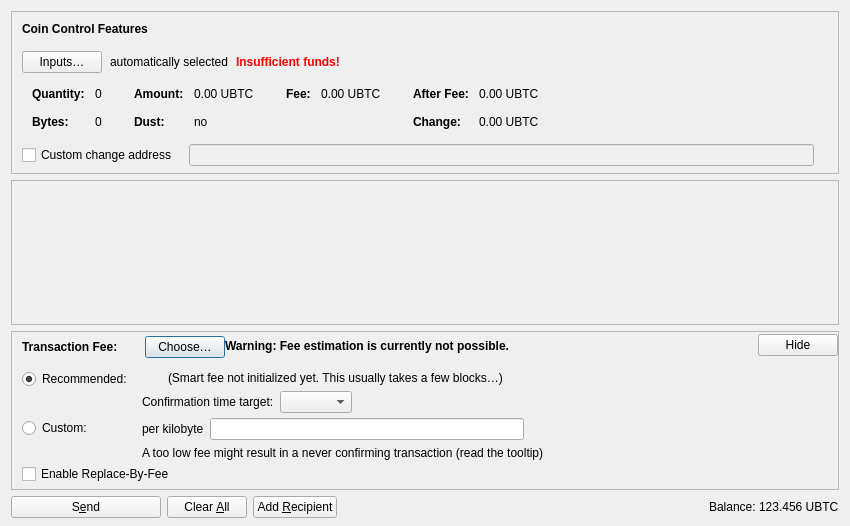
<?xml version="1.0" encoding="UTF-8"?>
<ui version="4.0">
 <class>SendCoinsDialog</class>
 <widget class="QDialog" name="SendCoinsDialog">
  <property name="geometry">
   <rect>
    <x>0</x>
    <y>0</y>
    <width>850</width>
    <height>526</height>
   </rect>
  </property>
  <property name="windowTitle">
   <string>Send Coins</string>
  </property>
  <layout class="QVBoxLayout" name="verticalLayout" stretch="0,1,0,0">
   <property name="bottomMargin">
    <number>8</number>
   </property>
   <item>
    <widget class="QFrame" name="frameCoinControl">
     <property name="sizePolicy">
      <sizepolicy hsizetype="Expanding" vsizetype="Expanding">
       <horstretch>0</horstretch>
       <verstretch>0</verstretch>
      </sizepolicy>
     </property>
     <property name="maximumSize">
      <size>
       <width>16777215</width>
       <height>16777215</height>
      </size>
     </property>
     <property name="frameShape">
      <enum>QFrame::StyledPanel</enum>
     </property>
     <property name="frameShadow">
      <enum>QFrame::Sunken</enum>
     </property>
     <layout class="QVBoxLayout" name="verticalLayoutCoinControl2">
      <property name="spacing">
       <number>0</number>
      </property>
      <property name="leftMargin">
       <number>0</number>
      </property>
      <property name="topMargin">
       <number>0</number>
      </property>
      <property name="rightMargin">
       <number>0</number>
      </property>
      <property name="bottomMargin">
       <number>6</number>
      </property>
      <item>
       <layout class="QVBoxLayout" name="verticalLayoutCoinControl" stretch="0,0,0,0,1">
        <property name="spacing">
         <number>0</number>
        </property>
        <property name="leftMargin">
         <number>10</number>
        </property>
        <property name="topMargin">
         <number>10</number>
        </property>
        <item>
         <layout class="QHBoxLayout" name="horizontalLayoutCoinControl1">
          <property name="bottomMargin">
           <number>15</number>
          </property>
          <item>
           <widget class="QLabel" name="labelCoinControlFeatures">
            <property name="sizePolicy">
             <sizepolicy hsizetype="Preferred" vsizetype="Maximum">
              <horstretch>0</horstretch>
              <verstretch>0</verstretch>
             </sizepolicy>
            </property>
            <property name="font">
             <font>
              <weight>75</weight>
              <bold>true</bold>
             </font>
            </property>
            <property name="styleSheet">
             <string notr="true">font-weight:bold;</string>
            </property>
            <property name="text">
             <string>Coin Control Features</string>
            </property>
           </widget>
          </item>
         </layout>
        </item>
        <item>
         <layout class="QHBoxLayout" name="horizontalLayoutCoinControl2" stretch="0,0,0,0">
          <property name="spacing">
           <number>8</number>
          </property>
          <property name="bottomMargin">
           <number>10</number>
          </property>
          <item>
           <widget class="QPushButton" name="pushButtonCoinControl">
            <property name="styleSheet">
             <string notr="true"/>
            </property>
            <property name="text">
             <string>Inputs…</string>
            </property>
            <property name="autoDefault">
             <bool>false</bool>
            </property>
           </widget>
          </item>
          <item>
           <widget class="QLabel" name="labelCoinControlAutomaticallySelected">
            <property name="text">
             <string>automatically selected</string>
            </property>
            <property name="margin">
             <number>5</number>
            </property>
           </widget>
          </item>
          <item>
           <widget class="QLabel" name="labelCoinControlInsuffFunds">
            <property name="font">
             <font>
              <weight>75</weight>
              <bold>true</bold>
             </font>
            </property>
            <property name="styleSheet">
             <string notr="true">color:red;font-weight:bold;</string>
            </property>
            <property name="text">
             <string>Insufficient funds!</string>
            </property>
            <property name="margin">
             <number>5</number>
            </property>
           </widget>
          </item>
          <item>
           <spacer name="horizontalSpacerCoinControl">
            <property name="orientation">
             <enum>Qt::Horizontal</enum>
            </property>
            <property name="sizeHint" stdset="0">
             <size>
              <width>40</width>
              <height>1</height>
             </size>
            </property>
           </spacer>
          </item>
         </layout>
        </item>
        <item>
         <widget class="QWidget" name="widgetCoinControl" native="true">
          <property name="sizePolicy">
           <sizepolicy hsizetype="Preferred" vsizetype="Preferred">
            <horstretch>0</horstretch>
            <verstretch>0</verstretch>
           </sizepolicy>
          </property>
          <property name="minimumSize">
           <size>
            <width>0</width>
            <height>0</height>
           </size>
          </property>
          <property name="styleSheet">
           <string notr="true"/>
          </property>
          <layout class="QHBoxLayout" name="horizontalLayoutCoinControl5">
           <property name="leftMargin">
            <number>0</number>
           </property>
           <property name="topMargin">
            <number>0</number>
           </property>
           <property name="rightMargin">
            <number>0</number>
           </property>
           <property name="bottomMargin">
            <number>0</number>
           </property>
           <item>
            <layout class="QHBoxLayout" name="horizontalLayoutCoinControl3" stretch="0,0,0,1">
             <property name="spacing">
              <number>20</number>
             </property>
             <property name="topMargin">
              <number>0</number>
             </property>
             <property name="bottomMargin">
              <number>10</number>
             </property>
             <item>
              <layout class="QFormLayout" name="formLayoutCoinControl1">
               <property name="horizontalSpacing">
                <number>10</number>
               </property>
               <property name="verticalSpacing">
                <number>14</number>
               </property>
               <property name="leftMargin">
                <number>10</number>
               </property>
               <property name="topMargin">
                <number>4</number>
               </property>
               <property name="rightMargin">
                <number>6</number>
               </property>
               <item row="0" column="0">
                <widget class="QLabel" name="labelCoinControlQuantityText">
                 <property name="font">
                  <font>
                   <weight>75</weight>
                   <bold>true</bold>
                  </font>
                 </property>
                 <property name="text">
                  <string>Quantity:</string>
                 </property>
                 <property name="margin">
                  <number>0</number>
                 </property>
                </widget>
               </item>
               <item row="0" column="1">
                <widget class="QLabel" name="labelCoinControlQuantity">
                 <property name="cursor">
                  <cursorShape>IBeamCursor</cursorShape>
                 </property>
                 <property name="contextMenuPolicy">
                  <enum>Qt::ActionsContextMenu</enum>
                 </property>
                 <property name="text">
                  <string notr="true">0</string>
                 </property>
                 <property name="margin">
                  <number>0</number>
                 </property>
                 <property name="textInteractionFlags">
                  <set>Qt::LinksAccessibleByMouse|Qt::TextSelectableByKeyboard|Qt::TextSelectableByMouse</set>
                 </property>
                </widget>
               </item>
               <item row="1" column="0">
                <widget class="QLabel" name="labelCoinControlBytesText">
                 <property name="font">
                  <font>
                   <weight>75</weight>
                   <bold>true</bold>
                  </font>
                 </property>
                 <property name="text">
                  <string>Bytes:</string>
                 </property>
                </widget>
               </item>
               <item row="1" column="1">
                <widget class="QLabel" name="labelCoinControlBytes">
                 <property name="cursor">
                  <cursorShape>IBeamCursor</cursorShape>
                 </property>
                 <property name="contextMenuPolicy">
                  <enum>Qt::ActionsContextMenu</enum>
                 </property>
                 <property name="text">
                  <string notr="true">0</string>
                 </property>
                 <property name="textInteractionFlags">
                  <set>Qt::LinksAccessibleByMouse|Qt::TextSelectableByKeyboard|Qt::TextSelectableByMouse</set>
                 </property>
                </widget>
               </item>
              </layout>
             </item>
             <item>
              <layout class="QFormLayout" name="formLayoutCoinControl2">
               <property name="horizontalSpacing">
                <number>10</number>
               </property>
               <property name="verticalSpacing">
                <number>14</number>
               </property>
               <property name="leftMargin">
                <number>6</number>
               </property>
               <property name="topMargin">
                <number>4</number>
               </property>
               <property name="rightMargin">
                <number>6</number>
               </property>
               <item row="0" column="0">
                <widget class="QLabel" name="labelCoinControlAmountText">
                 <property name="font">
                  <font>
                   <weight>75</weight>
                   <bold>true</bold>
                  </font>
                 </property>
                 <property name="text">
                  <string>Amount:</string>
                 </property>
                 <property name="margin">
                  <number>0</number>
                 </property>
                </widget>
               </item>
               <item row="0" column="1">
                <widget class="QLabel" name="labelCoinControlAmount">
                 <property name="cursor">
                  <cursorShape>IBeamCursor</cursorShape>
                 </property>
                 <property name="contextMenuPolicy">
                  <enum>Qt::ActionsContextMenu</enum>
                 </property>
                 <property name="text">
                  <string notr="true">0.00 UBTC</string>
                 </property>
                 <property name="textInteractionFlags">
                  <set>Qt::LinksAccessibleByMouse|Qt::TextSelectableByKeyboard|Qt::TextSelectableByMouse</set>
                 </property>
                </widget>
               </item>
               <item row="1" column="0">
                <widget class="QLabel" name="labelCoinControlLowOutputText">
                 <property name="font">
                  <font>
                   <weight>75</weight>
                   <bold>true</bold>
                  </font>
                 </property>
                 <property name="text">
                  <string>Dust:</string>
                 </property>
                </widget>
               </item>
               <item row="1" column="1">
                <widget class="QLabel" name="labelCoinControlLowOutput">
                 <property name="cursor">
                  <cursorShape>IBeamCursor</cursorShape>
                 </property>
                 <property name="contextMenuPolicy">
                  <enum>Qt::ActionsContextMenu</enum>
                 </property>
                 <property name="text">
                  <string notr="true">no</string>
                 </property>
                 <property name="textInteractionFlags">
                  <set>Qt::LinksAccessibleByMouse|Qt::TextSelectableByKeyboard|Qt::TextSelectableByMouse</set>
                 </property>
                </widget>
               </item>
              </layout>
             </item>
             <item>
              <layout class="QFormLayout" name="formLayoutCoinControl3">
               <property name="horizontalSpacing">
                <number>10</number>
               </property>
               <property name="verticalSpacing">
                <number>14</number>
               </property>
               <property name="leftMargin">
                <number>6</number>
               </property>
               <property name="topMargin">
                <number>4</number>
               </property>
               <property name="rightMargin">
                <number>6</number>
               </property>
               <item row="0" column="0">
                <widget class="QLabel" name="labelCoinControlFeeText">
                 <property name="font">
                  <font>
                   <weight>75</weight>
                   <bold>true</bold>
                  </font>
                 </property>
                 <property name="text">
                  <string>Fee:</string>
                 </property>
                 <property name="margin">
                  <number>0</number>
                 </property>
                </widget>
               </item>
               <item row="0" column="1">
                <widget class="QLabel" name="labelCoinControlFee">
                 <property name="cursor">
                  <cursorShape>IBeamCursor</cursorShape>
                 </property>
                 <property name="contextMenuPolicy">
                  <enum>Qt::ActionsContextMenu</enum>
                 </property>
                 <property name="text">
                  <string notr="true">0.00 UBTC</string>
                 </property>
                 <property name="textInteractionFlags">
                  <set>Qt::LinksAccessibleByMouse|Qt::TextSelectableByKeyboard|Qt::TextSelectableByMouse</set>
                 </property>
                </widget>
               </item>
              </layout>
             </item>
             <item>
              <layout class="QFormLayout" name="formLayoutCoinControl4">
               <property name="horizontalSpacing">
                <number>10</number>
               </property>
               <property name="verticalSpacing">
                <number>14</number>
               </property>
               <property name="leftMargin">
                <number>6</number>
               </property>
               <property name="topMargin">
                <number>4</number>
               </property>
               <property name="rightMargin">
                <number>6</number>
               </property>
               <item row="0" column="0">
                <widget class="QLabel" name="labelCoinControlAfterFeeText">
                 <property name="font">
                  <font>
                   <weight>75</weight>
                   <bold>true</bold>
                  </font>
                 </property>
                 <property name="text">
                  <string>After Fee:</string>
                 </property>
                 <property name="margin">
                  <number>0</number>
                 </property>
                </widget>
               </item>
               <item row="0" column="1">
                <widget class="QLabel" name="labelCoinControlAfterFee">
                 <property name="cursor">
                  <cursorShape>IBeamCursor</cursorShape>
                 </property>
                 <property name="contextMenuPolicy">
                  <enum>Qt::ActionsContextMenu</enum>
                 </property>
                 <property name="text">
                  <string notr="true">0.00 UBTC</string>
                 </property>
                 <property name="textInteractionFlags">
                  <set>Qt::LinksAccessibleByMouse|Qt::TextSelectableByKeyboard|Qt::TextSelectableByMouse</set>
                 </property>
                </widget>
               </item>
               <item row="1" column="0">
                <widget class="QLabel" name="labelCoinControlChangeText">
                 <property name="font">
                  <font>
                   <weight>75</weight>
                   <bold>true</bold>
                  </font>
                 </property>
                 <property name="text">
                  <string>Change:</string>
                 </property>
                </widget>
               </item>
               <item row="1" column="1">
                <widget class="QLabel" name="labelCoinControlChange">
                 <property name="cursor">
                  <cursorShape>IBeamCursor</cursorShape>
                 </property>
                 <property name="contextMenuPolicy">
                  <enum>Qt::ActionsContextMenu</enum>
                 </property>
                 <property name="text">
                  <string notr="true">0.00 UBTC</string>
                 </property>
                 <property name="textInteractionFlags">
                  <set>Qt::LinksAccessibleByMouse|Qt::TextSelectableByKeyboard|Qt::TextSelectableByMouse</set>
                 </property>
                </widget>
               </item>
              </layout>
             </item>
            </layout>
           </item>
          </layout>
         </widget>
        </item>
        <item>
         <layout class="QHBoxLayout" name="horizontalLayoutCoinControl4" stretch="0,0,0">
          <property name="spacing">
           <number>12</number>
          </property>
          <property name="sizeConstraint">
           <enum>QLayout::SetDefaultConstraint</enum>
          </property>
          <property name="topMargin">
           <number>5</number>
          </property>
          <property name="rightMargin">
           <number>5</number>
          </property>
          <item>
           <widget class="QCheckBox" name="checkBoxCoinControlChange">
            <property name="toolTip">
             <string>If this is activated, but the change address is empty or invalid, change will be sent to a newly generated address.</string>
            </property>
            <property name="text">
             <string>Custom change address</string>
            </property>
           </widget>
          </item>
          <item>
           <widget class="QValidatedLineEdit" name="lineEditCoinControlChange">
            <property name="enabled">
             <bool>false</bool>
            </property>
            <property name="sizePolicy">
             <sizepolicy hsizetype="Expanding" vsizetype="Fixed">
              <horstretch>0</horstretch>
              <verstretch>0</verstretch>
             </sizepolicy>
            </property>
           </widget>
          </item>
          <item>
           <widget class="QLabel" name="labelCoinControlChangeLabel">
            <property name="sizePolicy">
             <sizepolicy hsizetype="Preferred" vsizetype="Expanding">
              <horstretch>0</horstretch>
              <verstretch>0</verstretch>
             </sizepolicy>
            </property>
            <property name="minimumSize">
             <size>
              <width>0</width>
              <height>0</height>
             </size>
            </property>
            <property name="text">
             <string/>
            </property>
            <property name="margin">
             <number>3</number>
            </property>
           </widget>
          </item>
         </layout>
        </item>
        <item>
         <spacer name="verticalSpacerCoinControl">
          <property name="orientation">
           <enum>Qt::Vertical</enum>
          </property>
          <property name="sizeHint" stdset="0">
           <size>
            <width>800</width>
            <height>1</height>
           </size>
          </property>
         </spacer>
        </item>
       </layout>
      </item>
     </layout>
    </widget>
   </item>
   <item>
    <widget class="QScrollArea" name="scrollArea">
     <property name="widgetResizable">
      <bool>true</bool>
     </property>
     <widget class="QWidget" name="scrollAreaWidgetContents">
      <property name="geometry">
       <rect>
        <x>0</x>
        <y>0</y>
        <width>830</width>
        <height>104</height>
       </rect>
      </property>
      <layout class="QVBoxLayout" name="verticalLayout_2" stretch="0,1">
       <property name="leftMargin">
        <number>0</number>
       </property>
       <property name="topMargin">
        <number>0</number>
       </property>
       <property name="rightMargin">
        <number>0</number>
       </property>
       <property name="bottomMargin">
        <number>0</number>
       </property>
       <item>
        <layout class="QVBoxLayout" name="entries">
         <property name="spacing">
          <number>6</number>
         </property>
        </layout>
       </item>
       <item>
        <spacer name="verticalSpacer">
         <property name="orientation">
          <enum>Qt::Vertical</enum>
         </property>
         <property name="sizeHint" stdset="0">
          <size>
           <width>20</width>
           <height>40</height>
          </size>
         </property>
        </spacer>
       </item>
      </layout>
     </widget>
    </widget>
   </item>
   <item>
    <widget class="QFrame" name="frameFee">
     <property name="sizePolicy">
      <sizepolicy hsizetype="Expanding" vsizetype="Expanding">
       <horstretch>0</horstretch>
       <verstretch>0</verstretch>
      </sizepolicy>
     </property>
     <property name="maximumSize">
      <size>
       <width>16777215</width>
       <height>16777215</height>
      </size>
     </property>
     <property name="frameShape">
      <enum>QFrame::StyledPanel</enum>
     </property>
     <property name="frameShadow">
      <enum>QFrame::Sunken</enum>
     </property>
     <layout class="QVBoxLayout" name="verticalLayoutFee1">
      <property name="spacing">
       <number>0</number>
      </property>
      <property name="leftMargin">
       <number>0</number>
      </property>
      <property name="topMargin">
       <number>0</number>
      </property>
      <property name="rightMargin">
       <number>0</number>
      </property>
      <property name="bottomMargin">
       <number>0</number>
      </property>
      <item>
       <layout class="QVBoxLayout" name="verticalLayoutFee2" stretch="0,0,0">
        <property name="spacing">
         <number>0</number>
        </property>
        <property name="leftMargin">
         <number>10</number>
        </property>
        <property name="topMargin">
         <number>0</number>
        </property>
        <item>
         <layout class="QHBoxLayout" name="horizontalLayoutFee1">
          <property name="bottomMargin">
           <number>0</number>
          </property>
          <item>
           <layout class="QVBoxLayout" name="verticalLayoutFee7">
            <property name="spacing">
             <number>0</number>
            </property>
            <item>
             <spacer name="verticalSpacerSmartFee">
              <property name="orientation">
               <enum>Qt::Vertical</enum>
              </property>
              <property name="sizeType">
               <enum>QSizePolicy::Fixed</enum>
              </property>
              <property name="sizeHint" stdset="0">
               <size>
                <width>1</width>
                <height>4</height>
               </size>
              </property>
             </spacer>
            </item>
            <item>
             <layout class="QHBoxLayout" name="horizontalLayoutSmartFee">
              <property name="spacing">
               <number>10</number>
              </property>
              <item>
               <widget class="QLabel" name="labelFeeHeadline">
                <property name="sizePolicy">
                 <sizepolicy hsizetype="Preferred" vsizetype="Maximum">
                  <horstretch>0</horstretch>
                  <verstretch>0</verstretch>
                 </sizepolicy>
                </property>
                <property name="font">
                 <font>
                  <weight>75</weight>
                  <bold>true</bold>
                 </font>
                </property>
                <property name="styleSheet">
                 <string notr="true">font-weight:bold;</string>
                </property>
                <property name="text">
                 <string>Transaction Fee:</string>
                </property>
               </widget>
              </item>
              <item>
               <widget class="QLabel" name="labelFeeMinimized">
                <property name="text">
                 <string/>
                </property>
               </widget>
              </item>
              <item>
               <widget class="QPushButton" name="buttonChooseFee">
                <property name="text">
                 <string>Choose…</string>
                </property>
               </widget>
              </item>
             </layout>
            </item>
            <item>
             <spacer name="verticalSpacer_5">
              <property name="orientation">
               <enum>Qt::Vertical</enum>
              </property>
              <property name="sizeHint" stdset="0">
               <size>
                <width>1</width>
                <height>1</height>
               </size>
              </property>
             </spacer>
            </item>
           </layout>
          </item>
          <item>
           <widget class="QLabel" name="fallbackFeeWarningLabel">
            <property name="toolTip">
             <string>Using the fallbackfee can result in sending a transaction that will take several hours or days (or never) to confirm. Consider choosing your fee manually or wait until you have validated the complete chain.</string>
            </property>
            <property name="font">
            <font>
                <weight>75</weight>
                <bold>true</bold>
            </font>
            </property>
            <property name="text">
             <string>Warning: Fee estimation is currently not possible.</string>
            </property>
            <property name="wordWrap">
             <bool>false</bool>
            </property>
           </widget>
          </item>
          <item>
           <spacer name="horizontalSpacer_4">
            <property name="orientation">
             <enum>Qt::Horizontal</enum>
            </property>
            <property name="sizeType">
             <enum>QSizePolicy::MinimumExpanding</enum>
            </property>
            <property name="sizeHint" stdset="0">
             <size>
              <width>40</width>
              <height>20</height>
             </size>
            </property>
           </spacer>
          </item>
          <item>
           <widget class="QPushButton" name="buttonMinimizeFee">
            <property name="toolTip">
             <string>Hide transaction fee settings</string>
            </property>
            <property name="text">
             <string>Hide</string>
            </property>
           </widget>
          </item>
         </layout>
        </item>
        <item>
         <widget class="QFrame" name="frameFeeSelection">
          <layout class="QVBoxLayout" name="verticalLayoutFee12">
           <property name="spacing">
            <number>0</number>
           </property>
           <property name="leftMargin">
            <number>0</number>
           </property>
           <property name="topMargin">
            <number>0</number>
           </property>
           <property name="rightMargin">
            <number>0</number>
           </property>
           <property name="bottomMargin">
            <number>0</number>
           </property>
           <item>
            <layout class="QGridLayout" name="gridLayoutFee">
             <property name="topMargin">
              <number>10</number>
             </property>
             <property name="bottomMargin">
              <number>4</number>
             </property>
             <property name="horizontalSpacing">
              <number>10</number>
             </property>
             <property name="verticalSpacing">
              <number>4</number>
             </property>
             <item row="1" column="1">
              <layout class="QVBoxLayout" name="verticalLayoutFee8">
               <property name="spacing">
                <number>6</number>
               </property>
               <item>
                <layout class="QHBoxLayout" name="horizontalLayoutFee13">
                 <item>
                  <widget class="QLabel" name="labelCustomPerKilobyte">
                   <property name="toolTip">
                    <string>Specify a custom fee per kB (1,000 bytes) of the transaction's virtual size.

Note:  Since the fee is calculated on a per-byte basis, a fee rate of "100 satoshis per kvB" for a transaction size of 500 virtual bytes (half of 1 kvB) would ultimately yield a fee of only 50 satoshis.</string>
                   </property>
                   <property name="text">
                    <string>per kilobyte</string>
                   </property>
                  </widget>
                 </item>
                 <item>
                  <widget class="UndalAmountField" name="customFee"/>
                 </item>
                 <item>
                  <spacer name="horizontalSpacer_6">
                   <property name="orientation">
                    <enum>Qt::Horizontal</enum>
                   </property>
                   <property name="sizeHint" stdset="0">
                    <size>
                     <width>1</width>
                     <height>1</height>
                    </size>
                   </property>
                  </spacer>
                 </item>
                </layout>
               </item>
               <item>
                <layout class="QHBoxLayout" name="horizontalLayoutFee8">
                 <item>
                  <widget class="QLabel" name="labelCustomFeeWarning">
                   <property name="enabled">
                    <bool>true</bool>
                   </property>
                   <property name="toolTip">
                    <string>When there is less transaction volume than space in the blocks, miners as well as relaying nodes may enforce a minimum fee. Paying only this minimum fee is just fine, but be aware that this can result in a never confirming transaction once there is more demand for undal transactions than the network can process.</string>
                   </property>
                   <property name="text">
                    <string>A too low fee might result in a never confirming transaction (read the tooltip)</string>
                   </property>
                  </widget>
                 </item>
                 <item>
                  <spacer name="horizontalSpacer_2">
                   <property name="orientation">
                    <enum>Qt::Horizontal</enum>
                   </property>
                   <property name="sizeHint" stdset="0">
                    <size>
                     <width>1</width>
                     <height>1</height>
                    </size>
                   </property>
                  </spacer>
                 </item>
                </layout>
               </item>
              </layout>
             </item>
             <item row="0" column="0">
              <layout class="QVBoxLayout" name="verticalLayoutFee4" stretch="0,1">
               <item>
                <widget class="QRadioButton" name="radioSmartFee">
                 <property name="text">
                  <string>Recommended:</string>
                 </property>
                 <property name="checked">
                  <bool>true</bool>
                 </property>
                 <attribute name="buttonGroup">
                  <string notr="true">groupFee</string>
                 </attribute>
                </widget>
               </item>
               <item>
                <spacer name="verticalSpacer_2">
                 <property name="orientation">
                  <enum>Qt::Vertical</enum>
                 </property>
                 <property name="sizeHint" stdset="0">
                  <size>
                   <width>1</width>
                   <height>1</height>
                  </size>
                 </property>
                </spacer>
               </item>
              </layout>
             </item>
             <item row="1" column="0">
              <layout class="QVBoxLayout" name="verticalLayoutFee9" stretch="0,1">
               <item>
                <widget class="QRadioButton" name="radioCustomFee">
                 <property name="text">
                  <string>Custom:</string>
                 </property>
                 <attribute name="buttonGroup">
                  <string notr="true">groupFee</string>
                 </attribute>
                </widget>
               </item>
               <item>
                <spacer name="verticalSpacer_6">
                 <property name="orientation">
                  <enum>Qt::Vertical</enum>
                 </property>
                 <property name="sizeHint" stdset="0">
                  <size>
                   <width>1</width>
                   <height>1</height>
                  </size>
                 </property>
                </spacer>
               </item>
              </layout>
             </item>
             <item row="0" column="1">
              <layout class="QVBoxLayout" name="verticalLayoutFee3" stretch="0,0,1">
               <property name="spacing">
                <number>6</number>
               </property>
               <property name="topMargin">
                <number>2</number>
               </property>
               <item>
                <layout class="QHBoxLayout" name="horizontalLayoutFee12">
                 <item>
                  <widget class="QLabel" name="labelSmartFee">
                   <property name="text">
                    <string/>
                   </property>
                  </widget>
                 </item>
                 <item>
                  <widget class="QLabel" name="labelFeeEstimation">
                   <property name="text">
                    <string/>
                   </property>
                  </widget>
                 </item>
                 <item>
                  <widget class="QLabel" name="labelSmartFee2">
                   <property name="text">
                    <string>(Smart fee not initialized yet. This usually takes a few blocks…)</string>
                   </property>
                  </widget>
                 </item>
                 <item>
                  <spacer name="horizontalSpacer_5">
                   <property name="orientation">
                    <enum>Qt::Horizontal</enum>
                   </property>
                   <property name="sizeHint" stdset="0">
                    <size>
                     <width>1</width>
                     <height>1</height>
                    </size>
                   </property>
                  </spacer>
                 </item>
                </layout>
               </item>
               <item>
                <layout class="QHBoxLayout" name="horizontalLayoutFee9">
                 <item>
                  <layout class="QVBoxLayout" name="verticalLayoutFee6">
                   <item>
                    <widget class="QLabel" name="labelSmartFee3">
                     <property name="text">
                      <string>Confirmation time target:</string>
                     </property>
                    </widget>
                   </item>
                  </layout>
                 </item>
                 <item>
                  <layout class="QVBoxLayout" name="verticalLayoutFee5">
                   <property name="rightMargin">
                    <number>30</number>
                   </property>
                   <item>
                    <layout class="QHBoxLayout" name="horizontalLayoutConfTarget">
                     <property name="bottomMargin">
                      <number>0</number>
                     </property>
                     <item>
                      <widget class="QComboBox" name="confTargetSelector"/>
                     </item>
                     <item>
                      <spacer name="horizontalSpacerConfTarget">
                       <property name="orientation">
                        <enum>Qt::Horizontal</enum>
                       </property>
                       <property name="sizeHint" stdset="0">
                        <size>
                         <width>40</width>
                         <height>20</height>
                        </size>
                       </property>
                      </spacer>
                     </item>
                    </layout>
                   </item>
                  </layout>
                 </item>
                </layout>
               </item>
               <item>
                <spacer name="verticalSpacer_4">
                 <property name="orientation">
                  <enum>Qt::Vertical</enum>
                 </property>
                 <property name="sizeHint" stdset="0">
                  <size>
                   <width>1</width>
                   <height>1</height>
                  </size>
                 </property>
                </spacer>
               </item>
              </layout>
             </item>
            </layout>
           </item>
           <item>
            <widget class="QCheckBox" name="optInRBF">
             <property name="text">
              <string>Enable Replace-By-Fee</string>
             </property>
             <property name="toolTip">
              <string>With Replace-By-Fee (BIP-125) you can increase a transaction's fee after it is sent. Without this, a higher fee may be recommended to compensate for increased transaction delay risk.</string>
             </property>
            </widget>
           </item>
          </layout>
         </widget>
        </item>
        <item>
         <spacer name="verticalSpacerFee">
          <property name="orientation">
           <enum>Qt::Vertical</enum>
          </property>
          <property name="sizeHint" stdset="0">
           <size>
            <width>40</width>
            <height>5</height>
           </size>
          </property>
         </spacer>
        </item>
       </layout>
      </item>
     </layout>
    </widget>
   </item>
   <item>
    <layout class="QHBoxLayout" name="horizontalLayout">
     <item>
      <widget class="QPushButton" name="sendButton">
       <property name="minimumSize">
        <size>
         <width>150</width>
         <height>0</height>
        </size>
       </property>
       <property name="toolTip">
        <string>Confirm the send action</string>
       </property>
       <property name="text">
        <string>S&amp;end</string>
       </property>
       <property name="icon">
        <iconset resource="../undal.qrc">
         <normaloff>:/icons/send</normaloff>:/icons/send</iconset>
       </property>
       <property name="autoDefault">
        <bool>false</bool>
       </property>
       <property name="default">
        <bool>false</bool>
       </property>
      </widget>
     </item>
     <item>
      <widget class="QPushButton" name="clearButton">
       <property name="sizePolicy">
        <sizepolicy hsizetype="Minimum" vsizetype="Fixed">
         <horstretch>0</horstretch>
         <verstretch>0</verstretch>
        </sizepolicy>
       </property>
       <property name="toolTip">
        <string>Clear all fields of the form.</string>
       </property>
       <property name="text">
        <string>Clear &amp;All</string>
       </property>
       <property name="icon">
        <iconset resource="../undal.qrc">
         <normaloff>:/icons/remove</normaloff>:/icons/remove</iconset>
       </property>
       <property name="autoDefault">
        <bool>false</bool>
       </property>
      </widget>
     </item>
     <item>
      <widget class="QPushButton" name="addButton">
       <property name="toolTip">
        <string>Send to multiple recipients at once</string>
       </property>
       <property name="text">
        <string>Add &amp;Recipient</string>
       </property>
       <property name="icon">
        <iconset resource="../undal.qrc">
         <normaloff>:/icons/add</normaloff>:/icons/add</iconset>
       </property>
       <property name="autoDefault">
        <bool>false</bool>
       </property>
      </widget>
     </item>
     <item>
      <spacer name="horizontalSpacer">
       <property name="orientation">
        <enum>Qt::Horizontal</enum>
       </property>
       <property name="sizeHint" stdset="0">
        <size>
         <width>40</width>
         <height>20</height>
        </size>
       </property>
      </spacer>
     </item>
     <item>
      <layout class="QHBoxLayout" name="horizontalLayout_2">
       <property name="spacing">
        <number>3</number>
       </property>
       <item>
        <widget class="QLabel" name="labelBalanceName">
         <property name="sizePolicy">
          <sizepolicy hsizetype="Preferred" vsizetype="Fixed">
           <horstretch>0</horstretch>
           <verstretch>0</verstretch>
          </sizepolicy>
         </property>
         <property name="text">
          <string>Balance:</string>
         </property>
        </widget>
       </item>
       <item>
        <widget class="QLabel" name="labelBalance">
         <property name="sizePolicy">
          <sizepolicy hsizetype="Preferred" vsizetype="Fixed">
           <horstretch>0</horstretch>
           <verstretch>0</verstretch>
          </sizepolicy>
         </property>
         <property name="cursor">
          <cursorShape>IBeamCursor</cursorShape>
         </property>
         <property name="text">
          <string notr="true">123.456 UBTC</string>
         </property>
         <property name="textInteractionFlags">
          <set>Qt::LinksAccessibleByMouse|Qt::TextSelectableByKeyboard|Qt::TextSelectableByMouse</set>
         </property>
        </widget>
       </item>
      </layout>
     </item>
    </layout>
   </item>
  </layout>
 </widget>
 <customwidgets>
  <customwidget>
   <class>QValidatedLineEdit</class>
   <extends>QLineEdit</extends>
   <header>qt/qvalidatedlineedit.h</header>
  </customwidget>
  <customwidget>
   <class>UndalAmountField</class>
   <extends>QLineEdit</extends>
   <header>qt/undalamountfield.h</header>
   <container>1</container>
  </customwidget>
 </customwidgets>
 <resources>
  <include location="../undal.qrc"/>
 </resources>
 <connections/>
 <buttongroups>
  <buttongroup name="groupFee"/>
 </buttongroups>
</ui>
